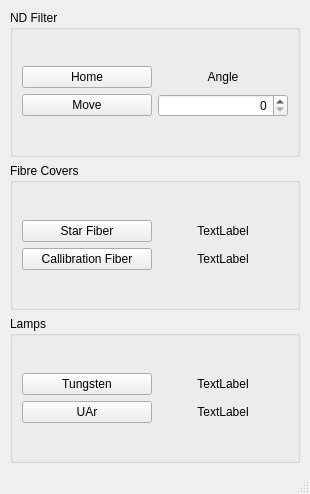
<?xml version="1.0" encoding="UTF-8"?>
<ui version="4.0">
 <class>FilterWheel</class>
 <widget class="QMainWindow" name="FilterWheel">
  <property name="geometry">
   <rect>
    <x>0</x>
    <y>0</y>
    <width>310</width>
    <height>494</height>
   </rect>
  </property>
  <property name="windowTitle">
   <string>MainWindow</string>
  </property>
  <widget class="QWidget" name="centralwidget">
   <layout class="QVBoxLayout" name="verticalLayout">
    <property name="leftMargin">
     <number>10</number>
    </property>
    <property name="topMargin">
     <number>10</number>
    </property>
    <property name="rightMargin">
     <number>10</number>
    </property>
    <item>
     <widget class="QGroupBox" name="grpbox_filter">
      <property name="title">
       <string>ND Filter</string>
      </property>
      <layout class="QVBoxLayout" name="verticalLayout_2">
       <item>
        <layout class="QGridLayout" name="gridLayout">
         <item row="1" column="1">
          <widget class="QSpinBox" name="spnbx_angle">
           <property name="alignment">
            <set>Qt::AlignRight|Qt::AlignTrailing|Qt::AlignVCenter</set>
           </property>
          </widget>
         </item>
         <item row="1" column="0">
          <widget class="QPushButton" name="btn_move">
           <property name="text">
            <string>Move</string>
           </property>
          </widget>
         </item>
         <item row="0" column="0">
          <widget class="QPushButton" name="btn_home">
           <property name="text">
            <string>Home</string>
           </property>
          </widget>
         </item>
         <item row="0" column="1">
          <widget class="QLabel" name="lbl_status">
           <property name="text">
            <string>Angle</string>
           </property>
           <property name="alignment">
            <set>Qt::AlignCenter</set>
           </property>
          </widget>
         </item>
        </layout>
       </item>
      </layout>
     </widget>
    </item>
    <item>
     <widget class="QGroupBox" name="grpbox_fcovers">
      <property name="title">
       <string>Fibre Covers</string>
      </property>
      <layout class="QVBoxLayout" name="verticalLayout_3">
       <item>
        <layout class="QGridLayout" name="gridLayout_2">
         <item row="1" column="0">
          <widget class="QPushButton" name="btn_cal">
           <property name="text">
            <string>Callibration Fiber</string>
           </property>
          </widget>
         </item>
         <item row="0" column="1">
          <widget class="QLabel" name="lbl_star">
           <property name="text">
            <string>TextLabel</string>
           </property>
           <property name="alignment">
            <set>Qt::AlignCenter</set>
           </property>
          </widget>
         </item>
         <item row="1" column="1">
          <widget class="QLabel" name="lbl_cal">
           <property name="text">
            <string>TextLabel</string>
           </property>
           <property name="alignment">
            <set>Qt::AlignCenter</set>
           </property>
          </widget>
         </item>
         <item row="0" column="0">
          <widget class="QPushButton" name="btn_star">
           <property name="text">
            <string>Star Fiber</string>
           </property>
          </widget>
         </item>
        </layout>
       </item>
      </layout>
     </widget>
    </item>
    <item>
     <widget class="QGroupBox" name="groupBox">
      <property name="title">
       <string>Lamps</string>
      </property>
      <layout class="QVBoxLayout" name="verticalLayout_4">
       <item>
        <layout class="QGridLayout" name="gridLayout_3">
         <item row="0" column="0">
          <widget class="QPushButton" name="btn_tung">
           <property name="text">
            <string>Tungsten</string>
           </property>
          </widget>
         </item>
         <item row="0" column="1">
          <widget class="QLabel" name="lbl_tung">
           <property name="text">
            <string>TextLabel</string>
           </property>
           <property name="alignment">
            <set>Qt::AlignCenter</set>
           </property>
          </widget>
         </item>
         <item row="1" column="0">
          <widget class="QPushButton" name="btn_uar">
           <property name="text">
            <string>UAr</string>
           </property>
          </widget>
         </item>
         <item row="1" column="1">
          <widget class="QLabel" name="lbl_uar">
           <property name="text">
            <string>TextLabel</string>
           </property>
           <property name="alignment">
            <set>Qt::AlignCenter</set>
           </property>
          </widget>
         </item>
        </layout>
       </item>
      </layout>
     </widget>
    </item>
   </layout>
  </widget>
  <widget class="QMenuBar" name="menubar">
   <property name="geometry">
    <rect>
     <x>0</x>
     <y>0</y>
     <width>310</width>
     <height>21</height>
    </rect>
   </property>
  </widget>
  <widget class="QStatusBar" name="statusbar"/>
 </widget>
 <resources/>
 <connections/>
</ui>
